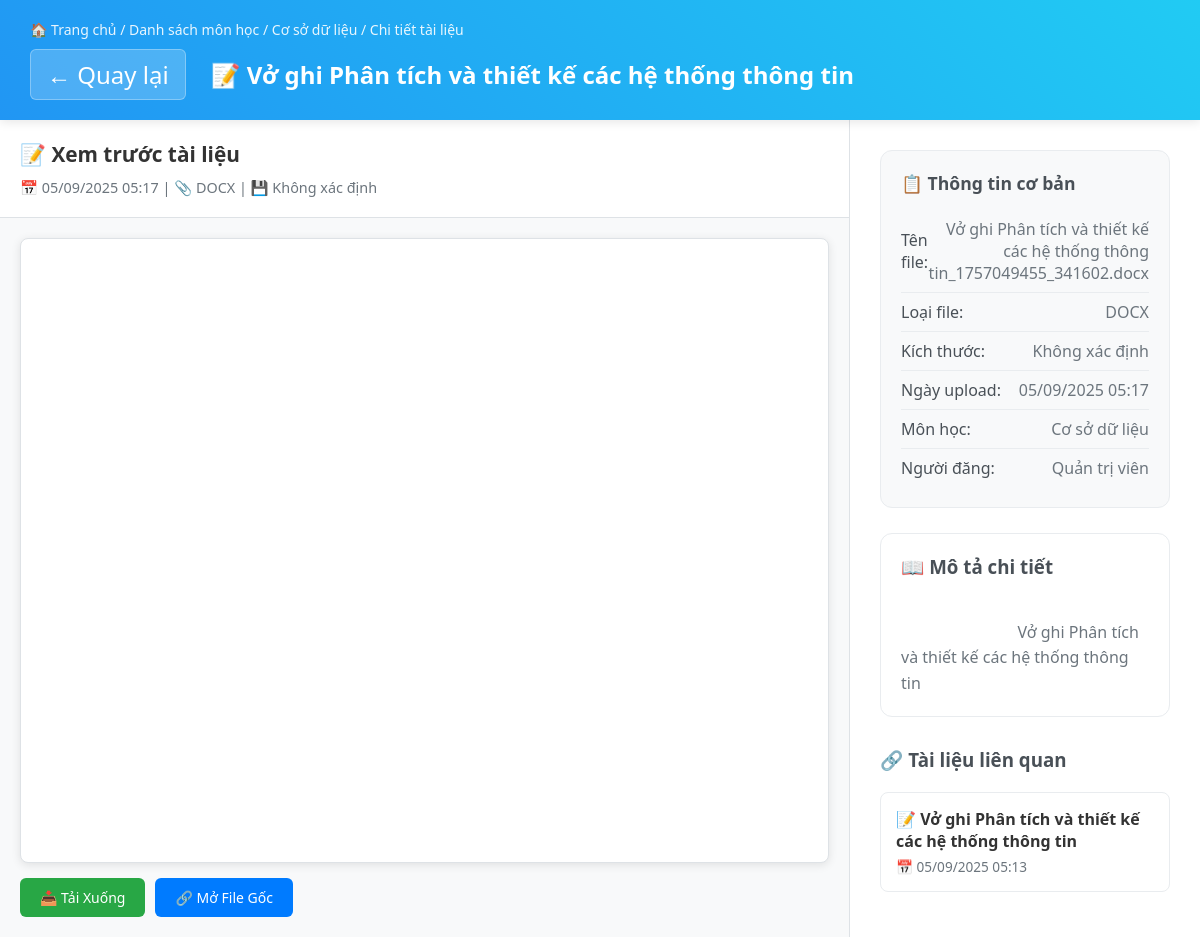
The page /chiTietTaiLieu.php?id=2 on the database as committed earlier.
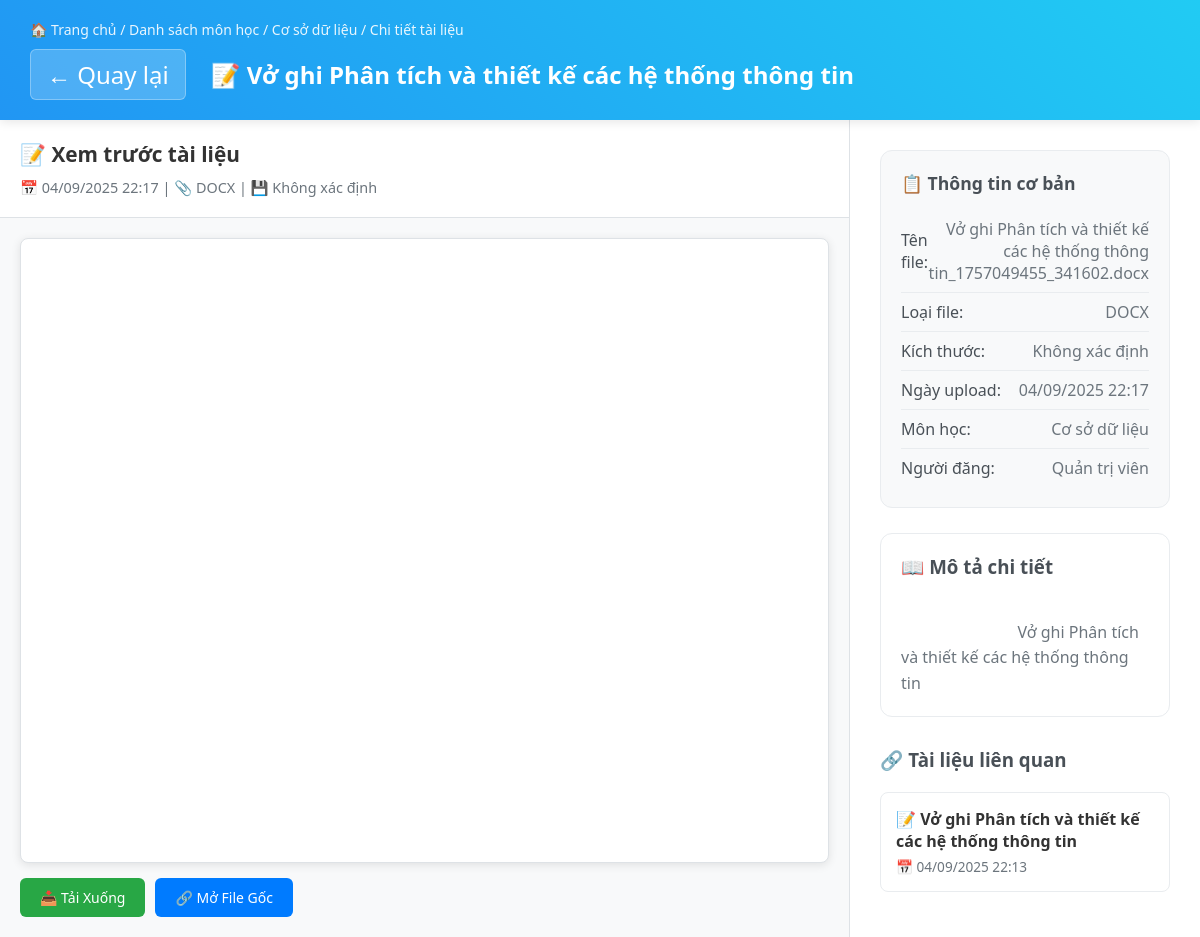
The same page on the database as committed later.
### tables this page shows
CREATE TABLE `bai_chia_se` (
  `id` int NOT NULL AUTO_INCREMENT,
  `loai` enum('tai_lieu','du_an') NOT NULL,
  `tieu_de` varchar(200) NOT NULL,
  `mo_ta` text,
  `file_upload` varchar(255) DEFAULT NULL,
  `link_host` varchar(255) DEFAULT NULL,
  `link_source` varchar(255) DEFAULT NULL,
  `cong_nghe` varchar(255) DEFAULT NULL,
  `id_mon_hoc` int DEFAULT NULL,
  `id_danh_muc` int DEFAULT NULL,
  `id_nguoi_dung` int NOT NULL,
  `ngay_tao` timestamp NOT NULL DEFAULT CURRENT_TIMESTAMP,
  `ngay_cap_nhat` timestamp NULL DEFAULT NULL,
  `tom_tat` text,
  PRIMARY KEY (`id`),
  KEY `id_mon_hoc` (`id_mon_hoc`),
  KEY `id_danh_muc` (`id_danh_muc`),
  KEY `id_nguoi_dung` (`id_nguoi_dung`),
  CONSTRAINT `bai_chia_se_ibfk_1` FOREIGN KEY (`id_mon_hoc`) REFERENCES `mon_hoc` (`id`),
  CONSTRAINT `bai_chia_se_ibfk_2` FOREIGN KEY (`id_danh_muc`) REFERENCES `danh_muc` (`id`),
  CONSTRAINT `bai_chia_se_ibfk_3` FOREIGN KEY (`id_nguoi_dung`) REFERENCES `nguoi_dung` (`id`)
);

CREATE TABLE `mon_hoc` (
  `id` int NOT NULL AUTO_INCREMENT,
  `ten_mon` varchar(100) NOT NULL,
  `mo_ta` text,
  PRIMARY KEY (`id`)
);

CREATE TABLE `nguoi_dung` (
  `id` int NOT NULL AUTO_INCREMENT,
  `ten_dang_nhap` varchar(50) NOT NULL,
  `email` varchar(100) NOT NULL,
  `mat_khau` varchar(255) NOT NULL,
  `ho_ten` varchar(100) DEFAULT NULL,
  `vai_tro` enum('quan_tri_vien','nguoi_dung','khach') DEFAULT 'khach',
  `ngay_tao` timestamp NULL DEFAULT CURRENT_TIMESTAMP,
  `ngay_cap_nhat` timestamp NULL DEFAULT CURRENT_TIMESTAMP ON UPDATE CURRENT_TIMESTAMP,
  `trang_thai` enum('hoạt_dong','khoa') DEFAULT NULL,
  PRIMARY KEY (`id`),
  UNIQUE KEY `ten_dang_nhap` (`ten_dang_nhap`),
  UNIQUE KEY `email` (`email`)
);

### ketNoiDB.php (called while the page is built, shortened)
<?php
function lam_sach_chuoi($chuoi) {
    return htmlspecialchars(trim($chuoi), ENT_QUOTES, 'UTF-8');
}
function dinh_dang_ngay($ngay) {
    return date('d/m/Y H:i', strtotime($ngay));
}
?>

### chiTietTaiLieu.php (the view, shortened to what the changed rows need)
<?php
include __DIR__ . '/ketNoiDB.php';
$id_tai_lieu = isset($_GET['id']) ? (int)$_GET['id'] : 0;
try {
    $sql = "SELECT bcs.*, mh.ten_mon, nd.ho_ten as ten_nguoi_dang, nd.email as email_nguoi_dang
            FROM bai_chia_se bcs
            LEFT JOIN mon_hoc mh ON bcs.id_mon_hoc = mh.id
            LEFT JOIN nguoi_dung nd ON bcs.id_nguoi_dung = nd.id
            WHERE bcs.id = :id_tai_lieu AND bcs.loai = 'tai_lieu'";
    $stmt = $pdo->prepare($sql);
    $stmt->execute([':id_tai_lieu' => $id_tai_lieu]);
    $tai_lieu = $stmt->fetch();
} catch (PDOException $e) {
    die("Lỗi truy vấn: " . $e->getMessage());
}
try {
    $sql_lien_quan = "SELECT bcs.id, bcs.tieu_de, bcs.tom_tat, bcs.file_upload, bcs.ngay_tao
                      FROM bai_chia_se bcs
                      WHERE bcs.id_mon_hoc = :id_mon_hoc
                      AND bcs.id != :id_tai_lieu
                      AND bcs.loai = 'tai_lieu'
                      ORDER BY bcs.ngay_tao DESC
                      LIMIT 4";
    $stmt_lien_quan = $pdo->prepare($sql_lien_quan);
    $stmt_lien_quan->execute([
        ':id_mon_hoc' => $tai_lieu['id_mon_hoc'],
        ':id_tai_lieu' => $id_tai_lieu
    ]);
    $tai_lieu_lien_quan = $stmt_lien_quan->fetchAll();
} catch (PDOException $e) {
    $tai_lieu_lien_quan = array();
}
function lay_icon_file($duong_dan_file) {
    $duoi_file = strtolower(pathinfo($duong_dan_file, PATHINFO_EXTENSION));
    switch ($duoi_file) {
        case 'doc':
        case 'docx':
            return '📝';
    }
}
function tinh_kich_thuoc_file($duong_dan_file) {
    return 'Không xác định';
}
?>
<!DOCTYPE html>
<html lang="vi">
<head>
</head>
<body>
    <div class="container">
        <div class="header">
            <div class="breadcrumb">
                <a href="danhSachMon.php">🏠 Trang chủ</a> /
                <a href="danhSachMon.php">Danh sách môn học</a> /
                <a href="taiLieuMon.php?id_mon_hoc=<?php echo $tai_lieu['id_mon_hoc']; ?>">
                    <?php echo lam_sach_chuoi($tai_lieu['ten_mon']); ?>
                </a> /
                Chi tiết tài liệu
            </div>
            <div class="header-title">
                <a href="taiLieuMon.php?id_mon_hoc=<?php echo $tai_lieu['id_mon_hoc']; ?>"
                   class="back-btn">
                </a>
                <?php echo lay_icon_file($tai_lieu['file_upload']); ?>
                <?php echo lam_sach_chuoi($tai_lieu['tieu_de']); ?>
            </div>
        </div>
        <div class="main-content">
            <div class="preview-section">
                <div class="preview-header">
                    <div class="preview-title">
                        <?php echo lay_icon_file($tai_lieu['file_upload']); ?>
                        Xem trước tài liệu
                    </div>
                    <div class="preview-meta">
                        📅 <?php echo dinh_dang_ngay($tai_lieu['ngay_tao']); ?> |
                        📎 <?php echo strtoupper(pathinfo($tai_lieu['file_upload'], PATHINFO_EXTENSION)); ?> |
                        💾 <?php echo tinh_kich_thuoc_file($tai_lieu['file_upload']); ?>
                    </div>
                </div>
            </div>
            <div class="details-section">
                <div class="details-content">
                    <div class="info-card">
                        <div class="info-item">
                            <span class="info-label">Tên file:</span>
                            <span class="info-value">
                                <?php echo basename($tai_lieu['file_upload']); ?>
                            </span>
                        </div>
                        <div class="info-item">
                            <span class="info-label">Loại file:</span>
                            <span class="info-value">
                                <?php echo strtoupper(pathinfo($tai_lieu['file_upload'], PATHINFO_EXTENSION)); ?>
                            </span>
                        </div>
                        <div class="info-item">
                            <span class="info-label">Kích thước:</span>
                            <span class="info-value">
                                <?php echo tinh_kich_thuoc_file($tai_lieu['file_upload']); ?>
                            </span>
                        </div>
                        <div class="info-item">
                            <span class="info-label">Ngày upload:</span>
                            <span class="info-value">
                                <?php echo dinh_dang_ngay($tai_lieu['ngay_tao']); ?>
                            </span>
                        </div>
                        <div class="info-item">
                            <span class="info-label">Môn học:</span>
                            <span class="info-value">
                                <?php echo lam_sach_chuoi($tai_lieu['ten_mon']); ?>
                            </span>
                        </div>
                        <?php if (!empty($tai_lieu['ten_nguoi_dang'])): ?>
                        <div class="info-item">
                            <span class="info-label">Người đăng:</span>
                            <span class="info-value">
                                <?php echo lam_sach_chuoi($tai_lieu['ten_nguoi_dang']); ?>
                            </span>
                        </div>
                        <?php endif; ?>
                    </div>
                    <?php if (!empty($tai_lieu['mo_ta'])): ?>
                    <div class="description-section">
                        <h3>📖 Mô tả chi tiết</h3>
                        <div class="description-text">
                            <?php echo lam_sach_chuoi($tai_lieu['mo_ta']); ?>
                        </div>
                    </div>
                    <?php endif; ?>
                    <?php if (!empty($tai_lieu_lien_quan)): ?>
                    <div class="related-section">
                        <?php foreach ($tai_lieu_lien_quan as $lien_quan): ?>
                        <div class="related-item"
                             onclick="window.location.href='chi_tiet_tai_lieu.php?id=<?php echo $lien_quan['id']; ?>'">
                            <div class="related-title">
                                <?php echo lay_icon_file($lien_quan['file_upload']); ?>
                                <?php echo lam_sach_chuoi($lien_quan['tieu_de']); ?>
                            </div>
                            <div class="related-meta">
                                📅 <?php echo dinh_dang_ngay($lien_quan['ngay_tao']); ?>
                            </div>
                        </div>
                        <?php endforeach; ?>
                    </div>
                    <?php endif; ?>
                </div>
            </div>
        </div>
    </div>
</body>
</html>

Rows that differ between the two databases and show on the page:
changed bai_chia_se "Vở ghi Phân tích và thiết kế các hệ thống thông tin_1757049455_341602.docx": ngay_tao "05/09/2025 05:17" → "04/09/2025 22:17"
changed bai_chia_se (number 2 of 2 on the later page): ngay_tao "05/09/2025 05:13" → "04/09/2025 22:13"
